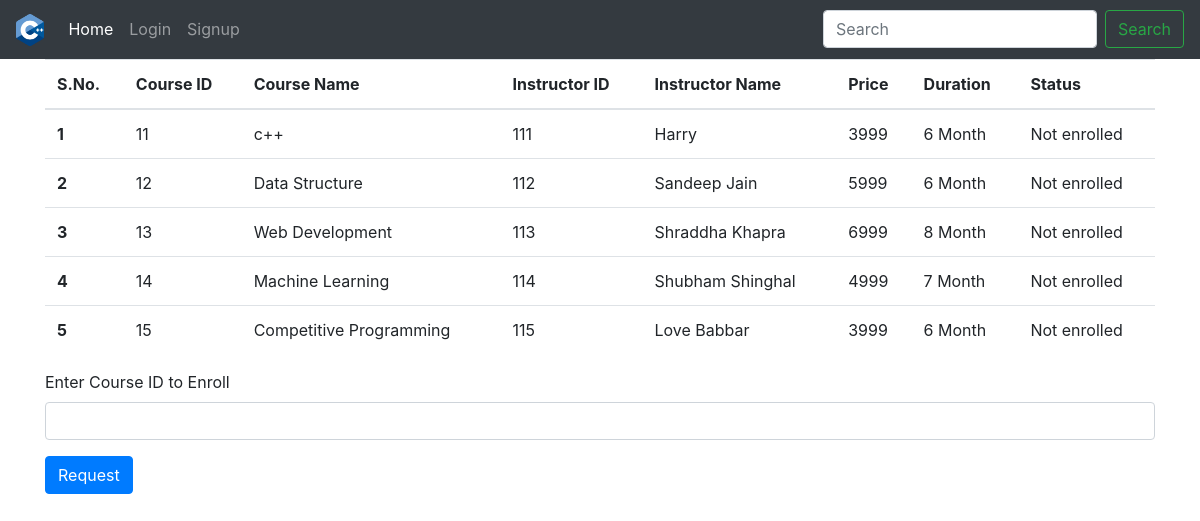
/courses.php, run on the app's committed database.
### tables this page shows
create table course
(
  course_id  varchar(100),
  instructor_id varchar(100),
  course_name  varchar(100),
  price integer,
  faculty_name varchar(100),
  course_duration varchar(100),
  primary key(course_id)
);

### courses.php (the view, shortened to what this page needs)
<!doctype html>
<html lang="en">
  <head>
    <link rel="stylesheet" href="https://stackpath.bootstrapcdn.com/bootstrap/4.4.1/css/bootstrap.min.css">
  </head>
  <body>
    <?php
    require '_nav.php';
    ?>
    <div class="container">
    <table class="table" id="myTable">
      <thead>
        <tr>
          <th scope="col">S.No.</th>
          <th scope="col">Course ID</th>
          <th scope="col">Course Name</th>
          <th scope="col">Instructor ID</th>
          <th scope="col">Instructor Name</th>
          <th scope="col">Price</th>
          <th scope="col">Duration</th>
          <th scope="col">Status</th>
        </tr>
      </thead>
      <tbody>
        <?php
        include '_dbconnect.php';
        $sql = "SELECT * FROM `course`";
        $result = mysqli_query($conn, $sql);
        $sno = 0;
        $user = $_SESSION['username'];
        while ($row = mysqli_fetch_assoc($result)) {
          $sno = $sno + 1;
          echo "<tr>
            <th scope='row'>" . $sno . "</th>
            <td>" . $row['course_id'] . "</td>
            <td>" . $row['course_name'] . "</td>
            <td>" . $row['instructor_id'] . "</td>
            <td>" . $row['faculty_name'] . "</td>
            <td>" . $row['price'] . "</td>
            <td>" . $row['course_duration'] . "</td>";
            $course_id = $row['course_id'];
            $query = "select * from `enroll` where student_id = '$user' and course_id = '$course_id';";
            $check = mysqli_query($conn, $query);
            $a = mysqli_fetch_assoc($check);
            if(!$a)
            {
              echo "<td>Not enrolled</td>";
            }
          echo "</tr>";
        }
        ?>
      </tbody>
    </table>
    </div>
    <div class="container">
    <form action="/project/courses.php" method="post">
        <div class="form-group">
            <label for="username">Enter Course ID to Enroll</label>
            <input type="text" class="form-control" id="c_id" name="c_id" aria-describedby="emailHelp">
        </div>
        <button type="submit" class="btn btn-primary">Request</button>
     </form>
    </div>
  </body>
</html>

### _nav.php (shortened to what this page needs)
<?php
$lg = false;
echo '<nav class="navbar navbar-expand-lg navbar-dark bg-dark">
  <a class="navbar-brand" href="/project"><img src="ISO_C++_Logo.svg.png" height="32px"></a>
  <button class="navbar-toggler" type="button" data-toggle="collapse" data-target="#navbarSupportedContent" aria-controls="navbarSupportedContent" aria-expanded="false" aria-label="Toggle navigation">
    <span class="navbar-toggler-icon"></span>
  </button>
  <div class="collapse navbar-collapse" id="navbarSupportedContent">
    <ul class="navbar-nav mr-auto">
      <li class="nav-item active">
        <a class="nav-link" href="/project/welcome.php">Home <span class="sr-only">(current)</span></a>
      </li>';
      if(!$lg)
      {
        echo '<li class="nav-item">
        <a class="nav-link" href="/project/login.php">Login</a>
      </li>
      <li class="nav-item">
        <a class="nav-link" href="/project/signup.php">Signup</a>
      </li>';
      }
    echo '</ul>
    <form class="form-inline my-2 my-lg-0">
      <input class="form-control mr-sm-2" type="search" placeholder="Search" aria-label="Search">
      <button class="btn btn-outline-success my-2 my-sm-0" type="submit">Search</button>
    </form>
  </div>
</nav>'
?>

### data on the page
course: course_id "11", course_name "c++", instructor "111", faculty_name "Harry", price "3999", course_duration "6 Month"
course: course_id "12", course_name "Data Structure", instructor "112", faculty_name "Sandeep Jain", price "5999", course_duration "6 Month"
course: course_id "13", course_name "Web Development", instructor "113", faculty_name "Shraddha Khapra", price "6999", course_duration "8 Month"
course: course_id "14", course_name "Machine Learning", instructor "114", faculty_name "Shubham Shinghal", price "4999", course_duration "7 Month"
course: course_id "15", course_name "Competitive Programming", instructor "115", faculty_name "Love Babbar", price "3999", course_duration "6 Month"
